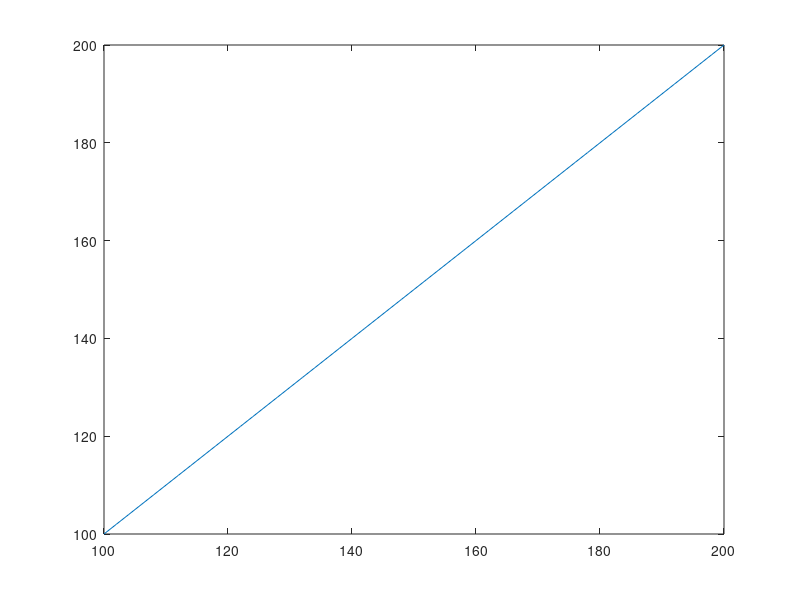

Write the MATLAB code that produced this figure.
function [x, y] = line()
%UNTITLED Summary of this function goes here
%   Detailed explanation goes here
x0 = 100;
y0 = 100;
x1 = 200;
y1= 200;
N=50;
dx = (x1-x0)/N;
dy = (y1-y0)/N;
x = x0:dx:x1;
y = y0:dy:y1;
plot(x,y);

end

